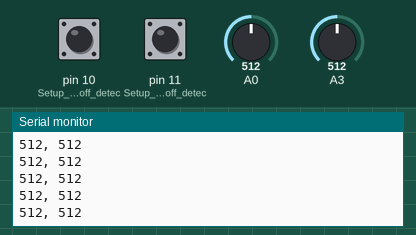
The sketch below on a simulated Arduino Uno, built with avr-gcc and run on an emulated ATmega328P. On the bench: the last lines printed to the serial monitor. The test bench sets the inputs (shaded band); at power-on: A0 = 512, pin 10 (Setup_for_leads_off_detec) LOW, pin 11 (Setup_for_leads_off_detec) LOW, A3 = 512.

Above: at 10.5 s.
10.6 s: A0 set to 981
At 11.1 s:
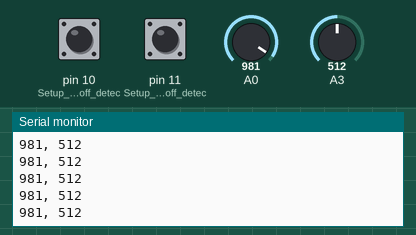
12.1 s: A0 set to 1013
At 12.8 s:
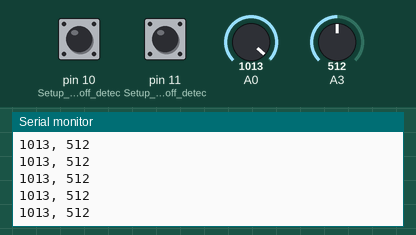
Timing chart, 0 to 15.1 s (numbered marks = the images above; inputs shaded):
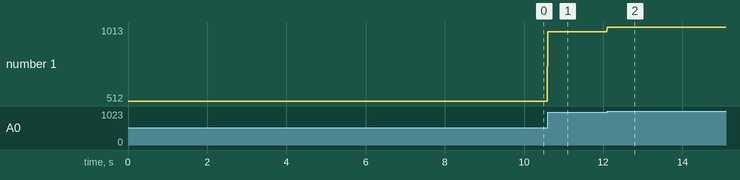

Measured:
- after the input at 10.6 s, the serial monitor: prints a new line at once (image 1)
- after the input at 12.1 s, the serial monitor: prints a new line at once (image 2)
- plotted number 1: 512 → 981 after the input at 10.6 s, 981 → 1013 after the input at 12.1 s

The sketch:

Project_2.ino
```cpp
void setup() {
  // initialize the serial communication:
  Serial.begin(9600);
  pinMode(10, INPUT); // Setup for leads off detection LO +
  pinMode(11, INPUT); // Setup for leads off detection LO -

}

void loop() {

  if((digitalRead(10) == 1)||(digitalRead(11) == 1)){
    Serial.println('!');
  }
  else{
    // send the value of analog input 0:
      Serial.print(analogRead(A0));
      Serial.print(", ");
      Serial.print(analogRead(A3));
      Serial.println();
  }
  //Wait for a bit to keep serial data from saturating
  delay(10);
}
```
